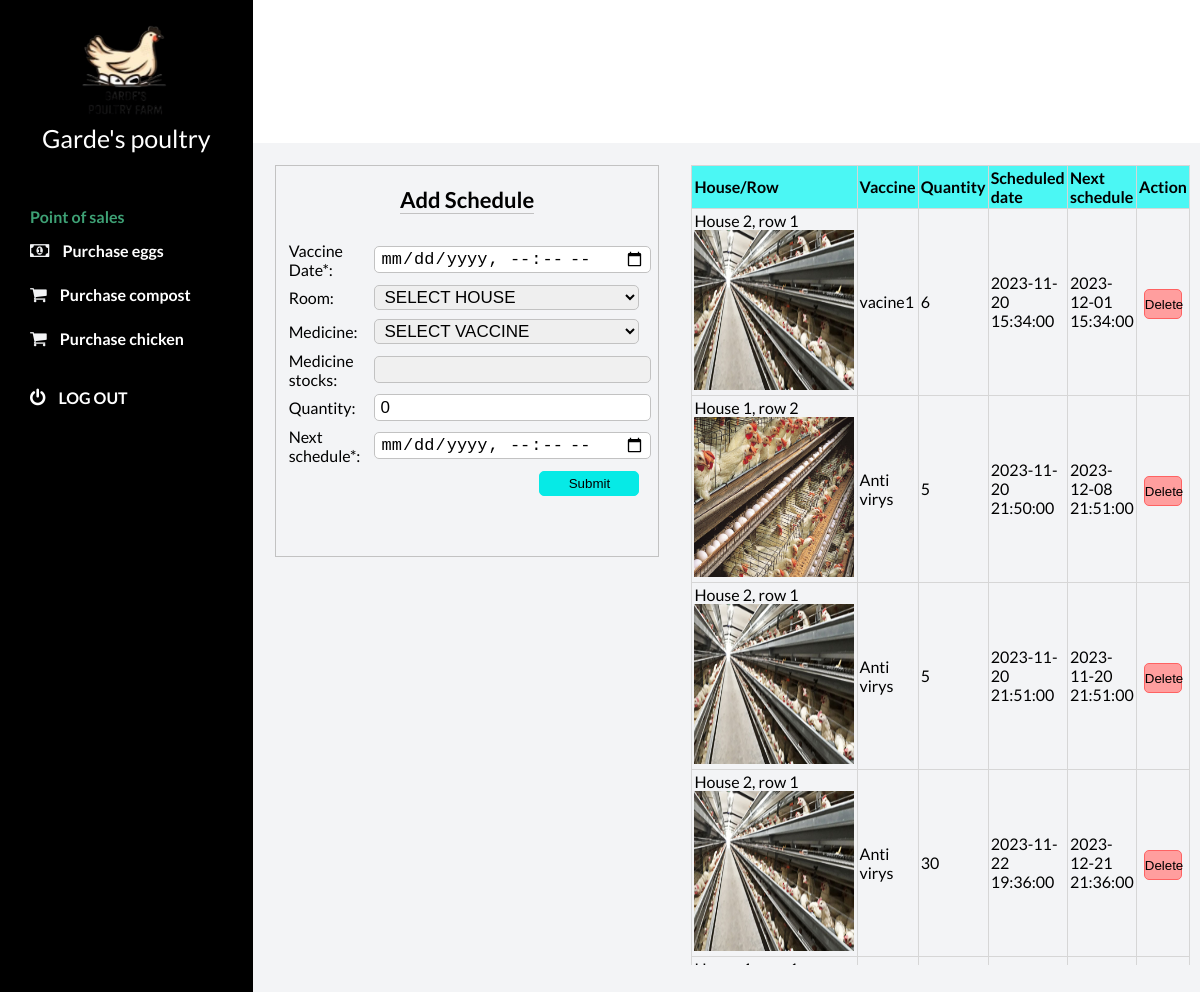
The page /mapping.php (signed in) on the database its author committed.
### tables this page shows
CREATE TABLE IF NOT EXISTS `mapping` (
  `map_id` int(11) NOT NULL AUTO_INCREMENT,
  `house_id` int(11) DEFAULT NULL,
  `vaccine_id` int(11) DEFAULT NULL,
  `vaccine_qty` int(11) DEFAULT NULL,
  `vac_date` datetime DEFAULT NULL,
  `vac_next` datetime DEFAULT NULL,
  `stat` int(11) DEFAULT NULL,
  `is_done` int(11) DEFAULT NULL,
  PRIMARY KEY (`map_id`)
);

CREATE TABLE IF NOT EXISTS `housing` (
  `house_id` int(11) NOT NULL AUTO_INCREMENT,
  `house_name` varchar(50) DEFAULT NULL,
  `stat` int(11) DEFAULT NULL,
  PRIMARY KEY (`house_id`)
);

CREATE TABLE IF NOT EXISTS `vaccines` (
  `vac_id` int(11) NOT NULL AUTO_INCREMENT,
  `vac_name` varchar(50) DEFAULT NULL,
  `vac_price` int(11) DEFAULT NULL,
  `vac_qty` int(11) DEFAULT NULL,
  `vac_date` date DEFAULT NULL,
  PRIMARY KEY (`vac_id`)
);

### includes/database.php (called while the page is built, shortened)
<?php
class Database{
    public function connect(){
        $this->servername = 'localhost';
        $this->username = 'root';
        $this->password = '';
        $this->dbname = 'newpoultry';
        $conn = new mysqli($this->servername, $this->username, $this->password, $this->dbname);
        return $conn;
    }
}
?>

### mapping.php (the view, shortened to what this page needs)
<?php
include 'includes/database.php';
?>
<!DOCTYPE html>
<html lang="en">
<?php include "partials/_head.php";?>
<body id="body">
    <div class="container">
        <main>
          <div>
            <table>
              <tr>
    <td style="vertical-align: top;">
      <div class="add_sec">
              <div>
                <section class="for-title">
                  <span>Add Schedule</span>
                </section>
                  <form method="post">
                    <table class="form-tbl">
                      <tr>
                        <td>Vaccine Date*: </td>
                        <td><input class="form-input" type="<?php echo DateAndTime(); ?>" name="e_date" onclick="this.showPicker()" required="" ></td>
                      </tr>
                      <tr>
                        <td>Room: </td>
                        <td><?php showHouses('e_room','form-input','roomcb'); ?></td>
                      </tr>
                      <tr>
                        <td>Medicine: </td>
                        <td><?php showVaccines('e_vaccine','form-input','medcb'); ?></td>
                      </tr>
                      <tr>
                        <td>Medicine stocks: </td>
                        <td><input class="form-input" type="number" readonly="" style="background-color: #f0f0f0;" name="sstocks" id="sstocks" required="" min="1"></td>
                      </tr>
                     <tr>
                        <td>Quantity: </td>
                        <td><input class="form-input" type="number" name="e_qty" id="qqty" required="" min="1" value="0"></td>
                      </tr>
                      <tr>
                        <td>Next schedule*: </td>
                        <td><input class="form-input" type="<?php echo DateAndTime(); ?>" name="e_date1" onclick="this.showPicker()" required="" ></td>
                      </tr>
                      <tr>
                        <td colspan="2" align="right">
                          <button class="form-btn" type="submit" name="subtn" onclick="return confirm('are you sure to proceed?')">Submit</button>
                        </td>
                      </tr>
                      <tr>
                        <td colspan="2" align="center">
                        </td>
                      </tr>
                    </table>
                  </form>
              </div>
           </div>
                </td>
<td style="padding-left: 10px; padding-right: 10px; vertical-align: top;">
  <div class="disp_sec">
            <div>
              <div>
                <div align="left">
                  <section class="scroller">
                  <table class="comptbl">
                    <tr>
                      <th>House/Row</th>
                      <th>Vaccine</th>
                      <th>Quantity</th>
                      <th>Scheduled date</th>
                      <th>Next schedule</th>
                      <th align="center">Action</th>
                    </tr>
                    <tbody>
                      <?php
                        $query = "SELECT m.map_id,h.house_name,v.vac_name,m.vaccine_qty,m.vac_date,m.vac_next FROM mapping m, vaccines v,housing h WHERE m.house_id = h.house_id AND m.vaccine_id = v.vac_id and m.stat = 0 ORDER BY m.vac_date asc";
                        $db = new Database();
                        $res = mysqli_query($db->connect(),$query);
                        while($col = mysqli_fetch_array($res)){
                          $i_id = $col[0];
                          $col1 = $col[1];
                          $col2 = $col[2];
                          $col3 = $col[3];
                          $col4 = $col[4];
                          $col5 = $col[5];
                          $img = "";
                          if($col1=="House 1, row 1"){
                            $img = "img/h1r1.jpg";
                          }
                          if($col1=="House 1, row 2"){
                            $img = "img/h1r2.jpg";
                          }
                          if($col1=="House 2, row 1"){
                            $img = "img/h2r1.jpg";
                          }
                          if($col1=="House 2, row 2"){
                            $img = "img/h2r2.jpg";
                          }
                       ?>
                      <tr>
                        <td><?php echo $col1; ?><img height="160"  width="160" src="<?php echo $img; ?>"></td>
                        <td><?php echo $col2; ?></td>
                        <td><?php echo $col3; ?></td>
                        <td><?php echo $col4; ?></td>
                        <td><?php echo $col5; ?></td>
                        <td align="center" class="forbutton"><a onclick="return confirm('Are you sure to delete selected data?')" href="includes/queries.php?q=2&id=<?php echo $i_id; ?>&link=mapping.php"><button class="tbtn">Delete</button></a></td>
                      </tr>
                      <?php
                        }
                       ?>
                    </tbody>
                  </table>
                </div>
              </div>
            </div>
           </div>
                </td>
              </tr>
            </table>
          </div>
        </main>
        <?php include "partials/_side_bar.php";?>
    </div>
</body>
</html>

### partials/_head.php (shortened to what this page needs)
<head>
    <link
      rel="stylesheet"
      href="https://stackpath.bootstrapcdn.com/font-awesome/4.7.0/css/font-awesome.min.css"
    />
    <link rel="stylesheet" href="./styles.css" />
  </head>

### includes/func.php (shortened to what this page needs)
<?php
    function DateAndTime(){
      return "datetime-local";
    }
          ?>
          <?php
          function showHouses($tname, $tclass, $tid){
          ?>
          <select class="<?php echo $tclass; ?>" name="<?php echo $tname; ?>" id="<?php echo $tid; ?>" required="">
            <option value="">SELECT HOUSE</option>
          </select>
          <?php
          }
          function showVaccines($tname, $tclass, $tid){
          ?>
          <select class="<?php echo $tclass; ?>" name="<?php echo $tname; ?>" id="<?php echo $tid; ?>" required="">
            <option value="">SELECT VACCINE</option>
          </select>
          <?php
          }
 ?>

### partials/_side_bar.php (shortened to what this page needs)
<link rel="stylesheet" href="https://cdnjs.cloudflare.com/ajax/libs/font-awesome/4.7.0/css/font-awesome.min.css">
<div id="sidebar">
  <div align="center"><img src="images/check.png" height="100" width="100"></div>
        <div class="" align="center">
          <div class="" align="center" style="margin-bottom: 20px;">
            <span style="color:white;font-size: 25px;">Garde's poultry</span>
          </div>
          <i
            onclick="closeSidebar()"
            class="fa fa-times"
            id="sidebarIcon"
            aria-hidden="true"
          ></i>
        </div>
        <div class="sidebar__menu" id="sidebarDiv">
          <h2>Point of sales</h2>
          <div class="sidebar__link" id="l9">
            <i class="fa fa-money"></i>
            <a href="pos.php">Purchase eggs</a>
          </div>
          <div class="sidebar__link" id="l10">
            <i class="fa fa-shopping-cart"></i>
            <a href="compose.php">Purchase compost</a>
          </div>
          <div class="sidebar__link" id="">
            <i class="fa fa-shopping-cart"></i>
            <a href="chicken.php">Purchase chicken</a>
          </div>
          <div class="sidebar__logout">
            <i class="fa fa-power-off" style="color:white;"></i>
            <a href="logout.php" style="color:white;" onclick="return confirm('are you sure to logout?')">Log out</a>
          </div>
        </div>
      </div>

### styles.css (style rules this page uses)
* { margin: 0; padding: 0; }
body { box-sizing: border-box; font-family: "Lato", sans-serif; }
.container { display: grid; height: 100vh; grid-template-columns: 0.8fr 1fr 1fr 1fr; grid-template-rows: 0.2fr 3fr; grid-template-areas: "sidebar nav nav nav" "sidebar main main main"; }
main { background: #f3f4f6; grid-area: main; overflow-y: auto; }
#sidebar { background:black; grid-area: sidebar; overflow-y: auto; padding: 20px; -webkit-transition: all 0.5s; transition: all 0.5s; }
.sidebar__menu > h2 { color: #3ea175; font-size: 16px; margin-top: 15px; margin-bottom: 5px; padding: 0 10px; font-weight: 700; }
.sidebar__link { color: #f3f4f6; padding: 10px; border-radius: 3px; margin-bottom: 5px; }
.sidebar__link > a { text-decoration: none; color: white; font-weight: 700; }
.sidebar__link > i { margin-right: 10px; font-size: 18px; }
.sidebar__logout { margin-top: 20px; padding: 10px; color: #e65061; }
.sidebar__logout > a { text-decoration: none; color: #e65061; font-weight: 700; text-transform: uppercase; }
.sidebar__logout > i { margin-right: 10px; font-size: 18px; }
table { width: 75%; margin: 30px auto; border-collapse: collapse; text-align: left; }
tr { border-bottom: 1px solid #cbcbcb; }
th, td { border: none; height: 30px; padding: 2px; }
form { width: 70%; margin: 50px auto; text-align: left; padding: 20px; border: 1px solid #bbb; border-radius: 5px; }
select { height: 45px; width: 96%; padding: 5px 10px; font-size: 16px; border-radius: 5px; border: 1px solid #333; }

### mapping.php (style rules this page uses)
.disp_sec { padding-left: 20px; padding-top: 20px; }
.for-title { text-align: center; padding-bottom: 25px; }
.scroller { max-height: 800px; overflow-y: scroll; }
.comptbl tr th { border-collapse: collapse; background-color: #4bf7f4; border: solid 1px #d6d6d6; width: 200px; }
.for-title span { font-size: 22px; font-weight: bold; width: 90%; border-bottom: solid 1px #c2c2c2; }
div { border: none; }
.add_sec div { width: auto; height: auto; padding: 20px 10px 20px 10px; border:solid 1px #c2c2c2; display: inline-block; }
.add_sec { padding-left: 20px; padding-top: 20px; }
form { border: none; width:100%; margin:auto; text-align: left; padding: 1px; border: none; }
tr { border: none; }
table { margin: auto; }
.form-input { width: 100%; height: 25px; border-radius: 5px; border:solid 1px #c2c2c2; outline-color: #06eae6; padding: 0px 5px 0px 5px; font-size: 17px; }
.form-btn { width: 100px; height: 25px; border-radius: 5px; border:solid 1px #06eae6; background-color: #06eae6; cursor: pointer; }
.comptbl tbody tr td { border: solid 1px #d6d6d6; }
table { width: 100%; }
.form-tbl tr td { width: 150px;padding-right: 10px; }
.tbtn { width: 80%; height: 30px; border: solid 1px #fe6262; background-color: #ff9e9e; border-radius: 5px; cursor: pointer; }
.forbutton a button { margin-top: 5px; }

### rows shown on the page
mapping: house.house_name "House 2, row 1", vaccine.vac_name "vacine1", vaccine_qty "6", vac_date "2023-11-20 15:34:00", vac_next "2023-12-01 15:34:00"
mapping: house.house_name "House 1, row 2", shows a picture, vaccine.vac_name "Anti virys", vaccine_qty "5", vac_date "2023-11-20 21:50:00", vac_next "2023-12-08 21:51:00"
mapping: house.house_name "House 2, row 1", vaccine.vac_name "Anti virys", vaccine_qty "5", vac_date "2023-11-20 21:51:00", vac_next "2023-11-20 21:51:00"
mapping: house.house_name "House 2, row 1", vaccine.vac_name "Anti virys", vaccine_qty "30", vac_date "2023-11-22 19:36:00", vac_next "2023-12-21 21:36:00"
